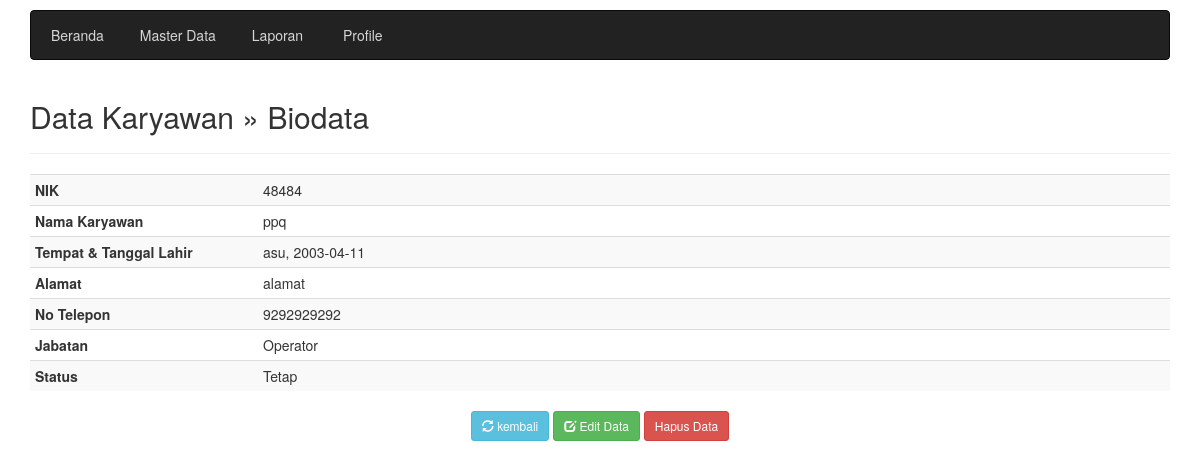
Page /karyawan_detail?nik=48484 (signed in) on the committed database.
### tables this page shows
CREATE TABLE `karyawan` (
  `nik` varchar(10) NOT NULL,
  `nama` varchar(64) NOT NULL,
  `tempat_lahir` varchar(32) NOT NULL,
  `tanggal_lahir` date NOT NULL,
  `alamat` text NOT NULL,
  `no_telpon` char(12) NOT NULL,
  `jabatan` varchar(15) NOT NULL,
  `status` varchar(15) NOT NULL
);

### karyawan_detail.php (the view, shortened to what this page needs)
<?php include "head.php"; ?>
              <h2>Data Karyawan &raquo; Biodata</h2>
              <hr />
              <?php
              $nik = $_GET['nik'];
              $sql = mysqli_query($koneksi, "SELECT * FROM karyawan WHERE nik='$nik'");
              if(mysqli_num_rows($sql) == 0) {
                header("Location: index.php");
              }else{
                $row = mysqli_fetch_assoc($sql);
              }
              ?>
              <table class="table table-striped table-condensed">
                <tr>
                  <th width="20%">NIK</th>
                  <td><?php echo $row['nik']; ?></td>
                </tr>
                <tr>
                  <th>Nama Karyawan</th>
                  <td><?php echo $row['nama']; ?></td>
                </tr>
                <tr>
                  <th>Tempat & Tanggal Lahir</th>
                  <td><?php echo $row['tempat_lahir'].', '.$row['tanggal_lahir']; ?></td>
                </tr>
                <tr>
                  <th>Alamat</th>
                  <td><?php echo $row['alamat']; ?></td>
                </tr>
                <tr>
                  <th>No Telepon</th>
                  <td><?php echo $row['no_telpon']; ?></td>
                </tr>
                <tr>
                  <th>Jabatan</th>
                  <td><?php echo $row['jabatan']; ?></td>
                </tr>
                <tr>
                  <th>Status</th>
                  <td><?php echo $row['status']; ?></td>
                </tr>
              </table>
              <center>
              <a href="karyawan_data.php" class="btn btn-sm btn-info"><span class="glyphicon glyphicon-refresh" aria-hidden=
              "true"></span> kembali</a>
              <a href="karyawan_edit.php?nik=<?php echo $row['nik']; ?>" class="btn btn-sm btn-success"><span class="glyphicon
               glyphicon-edit" aria-hiden="true"></span> Edit Data</a>
              <a href="profile.php?aksi=delete&nik=<?php echo $row['nik']; ?>" class="btn btn-sm btn-danger" onclick="return
               confirm('Anda Yakin akan menghapus data <?php echo $row ['nama']; ?>')"> Hapus Data</a>
              </center>
    <?php include "foot.php"; ?>

### rows in the picture
karyawan: nik "48484", nama "ppq", tempat_lahir "asu", tanggal_lahir "2003-04-11", alamat "alamat", no_telpon "9292929292", jabatan "Operator", status "Tetap"
